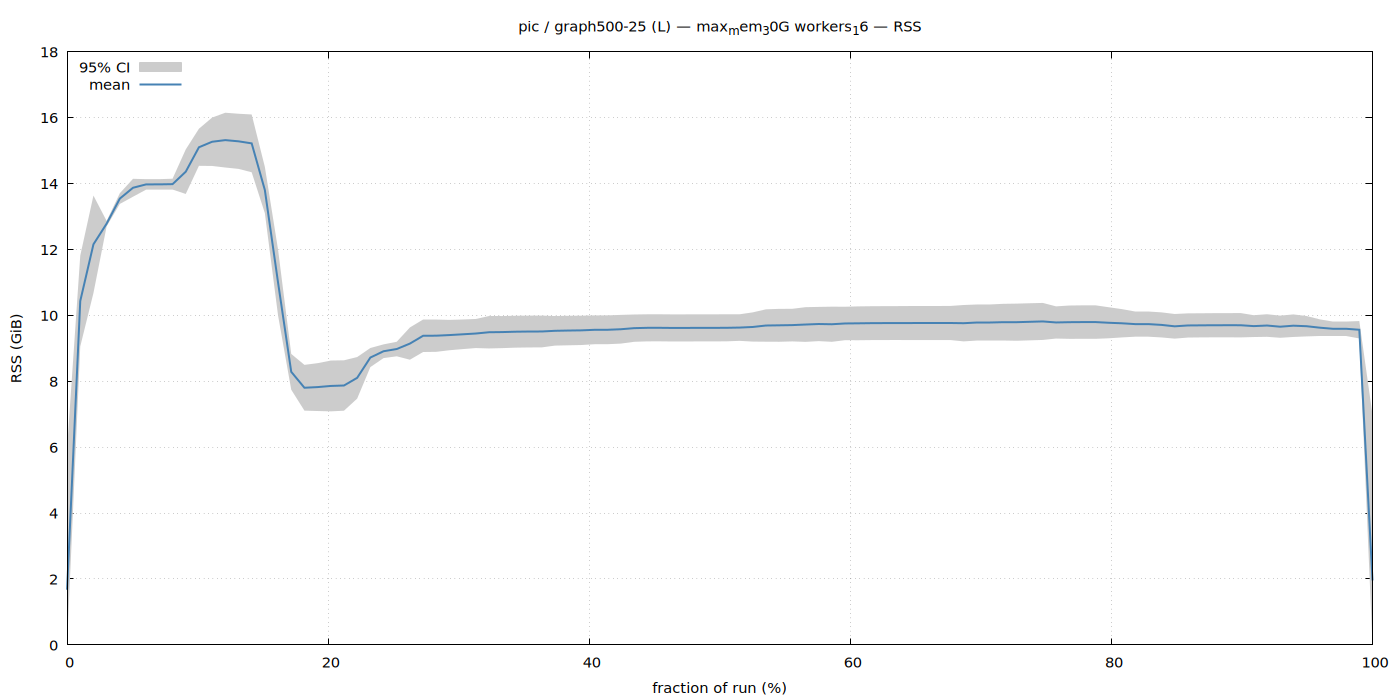

The script that saved this image:
set terminal pngcairo size 1400,700 enhanced font 'Sans,11'
set output '/home/ubuntu/nvm/gfrs/pic/L/graph500-25/max_mem_30G_workers_16/rss.png'
set title "pic / graph500-25 (L) — max_mem_30G workers_16 — RSS"
set xlabel 'fraction of run (%)'
set ylabel 'RSS (GiB)'
set grid
set key top left
set yrange [0:*]
plot '/home/ubuntu/nvm/gfrs/pic/L/graph500-25/max_mem_30G_workers_16/rss.dat' using 1:3:4 with filledcurves lc rgb '#cccccc' title '95% CI', \
     '' using 1:2 with lines lw 2 lc rgb '#4682b4' title 'mean'
